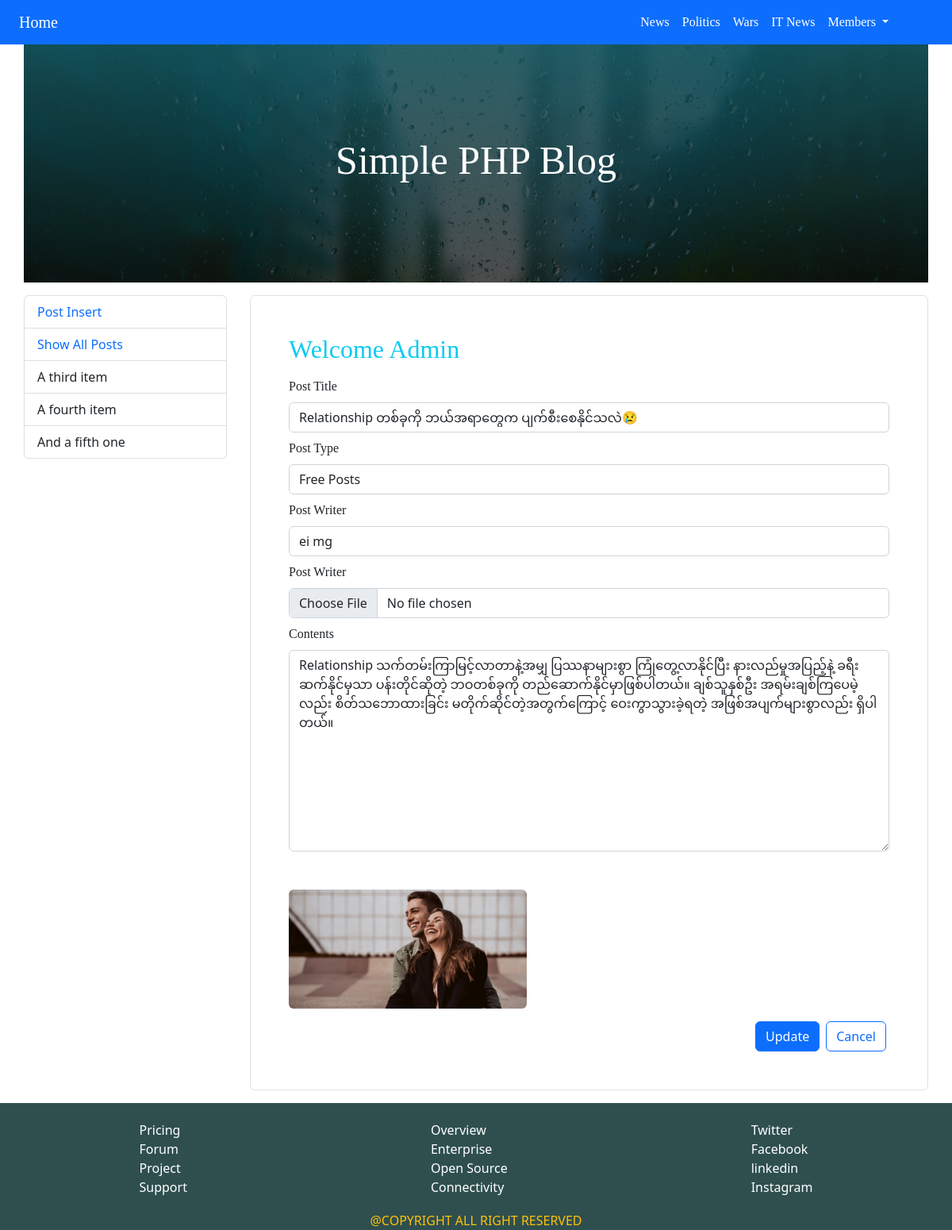
Page /editPost.php?id=6 on the committed database.
### tables this page shows
CREATE TABLE `post` (
  `id` int(11) NOT NULL,
  `title` varchar(255) DEFAULT NULL,
  `type` int(4) NOT NULL,
  `writer` varchar(255) NOT NULL,
  `content` text NOT NULL,
  `img_link` varchar(255) NOT NULL,
  `created_at` datetime NOT NULL
);

### CheckGen/dbHacker.php (called while the page is built, shortened)
<?php
function dbConnect()
{
    $db = mysqli_connect(DB_HOST, DB_USER, DB_PASS, DB_NAME);
    if (mysqli_connect_errno() > 0) {
        echo "connection error";
    } else {
        return $db;
    }
}

### editPost.php (the view, shortened to what this page needs)
<?php include_once "view/top.php" ?>
<?php include_once "view/nav.php" ?>
<?php include_once "view/header.php" ?>
<div class="container">
    <div class="row mt-3">
        <?php include_once "sidebar.php"  ?>
    </div>
<?php
$id = $_GET['id'];
show($id);
function show($id)
{
    $query = "SELECT * FROM post WHERE id=$id";
    $result = mysqli_query(dbConnect(), $query);
    foreach ($result as $data) {
        $title = $data['title'];
        $writer = $data['writer'];
        $img = $data['img_link'];
        $content = $data['content'];
        echo "
    <div class='p-0 col-9 posts justify-content-end border border-1 rounded p-5'>
        <form action='' class='w-100' method='post' enctype='multipart/form-data'>
            <h2 class='text text-info'>Welcome Admin</h2>
            <div class='form-group' style='width:100%'>
                <label for='postTitle' class='text py-2'>Post Title</label>
                <input type='text' class='form-control' id='postTitle' name='title' autocomplete='off' required
                       value='$title'>
            </div>
            <div class='form-group' style='width:100%'>
                <label for='postType' class='text py-2'>Post Type</label>
                <select name='postType' id=postType' class='form-control'>
                    <option value='1'>Free Posts</option>
                    <option value='2'>Paid Posts</option>
                </select>
            </div>
            <div class='form-group' style='width:100%'>
                <label for='postWriter' class='text py-2'>Post Writer</label>
                <input type='text' class='form-control' id='postWriter' name='writer' required value='$writer'>
            </div>
            <div class='form-group' style='width:100%'>
                <label for='picture' class='text py-2'>Post Writer</label>
                <input type='file' class='form-control' id='picture' name='pic'  value=''>
            </div>
            <div class='form-group' style='width:100%'>
                <label for='contents' class='text py-2'>Contents</label>
                <textarea name='contents' id='contents' cols='30' rows='10' class='form-control' required >$content</textarea>
            </div>
            <img src='assets/upload/$img' style='width:300px;' class='mt-5 rounded'>
            <div class='form-group mt-3' style='width:100%;display:flex;justify-content:end;'>
                <input type='submit' value='Update' class='btn btn-primary mx-1' name='update'>
                <input type='submit' value='Cancel' class='btn btn-outline-primary mx-1' name='cancel'>
                  <input type='hidden' name='old' value='assets/upload/$img'>
            </div>
        </form>
    </div>
</div>
</div>";
    }
}
?>
<?php include_once "view/footer.php" ?>
<?php include_once "view/bottom.php" ?>

### custom.css (style rules this page uses)
.text { font-family: Cambria; }
.posts { display:flex; justify-content: space-between; flex-wrap:wrap; flex-basis: calc(50% - 1rem ); }

### rows in the picture
post: title "Relationship တစ်ခုကို ဘယ်အရာတွေက ပျက်စီးစေနိုင်သလဲ😢", writer "ei mg", contents "Relationship သက်တမ်းကြာမြင့်လာတာနဲ့အမျှ ပြဿနာများစွာ ကြုံတွေ့လာနိုင်ပြီး နားလည်မှုအပြည့်နဲ့ ခရီးဆက်နိုင်မှသာ ပန်းတိုင်ဆိုတဲ့ ဘဝတစ်ခုကို တည်ဆောက်နိုင်မှာဖြစ်ပါတယ်။ ချစ်သူနှစ်ဦး အရမ်းချစ်ကြပေမဲ့လည်း စိတ်သဘောထားခြင်း မတိုက်ဆိုင်တဲ့အတွက်ကြောင့် ဝေးကွာသွားခဲ့ရတဲ့ အဖြစ်အပျက်များစွာလည်း ရှိပါတယ်။", img_link (picture)
